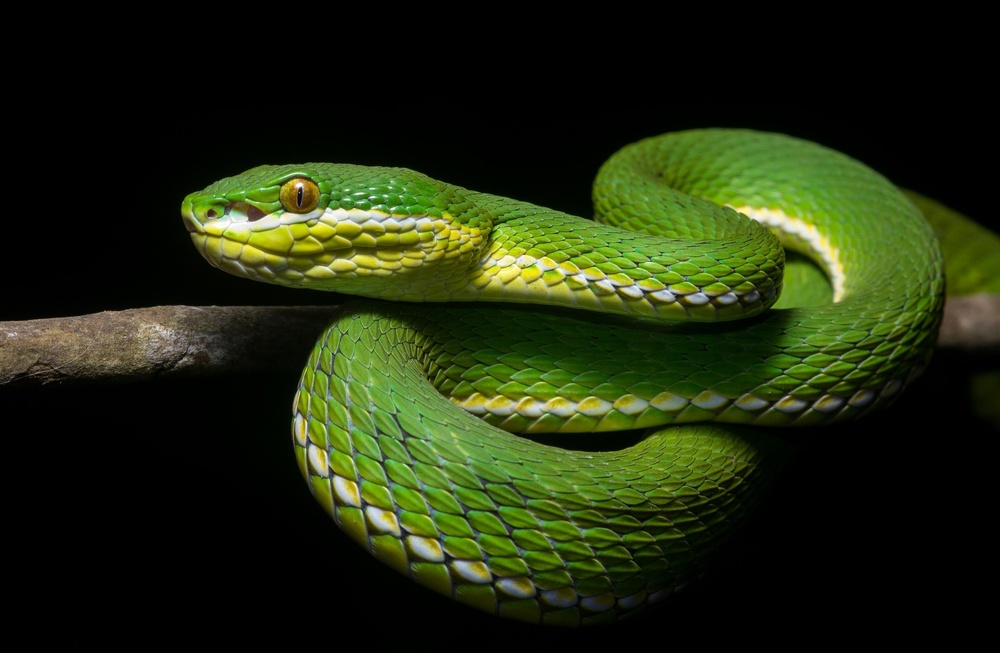
#> input picture ch2/0201/snake.jpg, 1000 x 653 px, shrunk from 2048 x 1338 before the run, given in place of snake.bmp, which was not available
$ jupyter execute remapping.ipynb
#> lines starting #> are read from the running program, lines starting #| are printed output that depends on the picture
[cell 1]
import sys
import cv2
import numpy as np

src = cv2.imread('snake.bmp')
#> src is the input picture: shape (653, 1000, 3); mean B, G, R 14.8, 42.6, 33.1

if src is None:
    print('Image load failed!')
    sys.exit()

h, w = src.shape[:2]
#> h = 653; w = 1000

map2, map1 = np.indices((h, w), dtype = np.float32)
## 행렬의 인덱스 값을 분리하여 하나씩 반환해준다, y, x에 대한 인덱스 반환

map2 = map2 + 10*np.sin(map1 / 32) ## 파도치는 이펙트 넣음

dst = cv2.remap(src, map1, map2, cv2.INTER_CUBIC,
                borderMode= cv2.BORDER_DEFAULT)
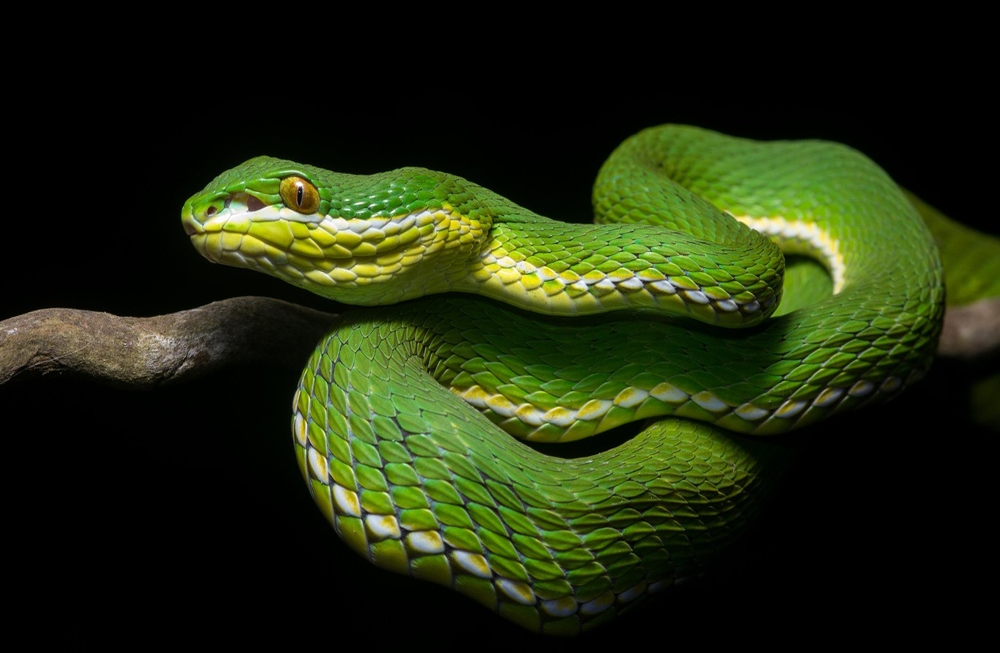
#> dst: shape (653, 1000, 3); mean B, G, R 14.8, 42.6, 33.1

cv2.imshow('src', src)
cv2.imshow('dst', dst)

cv2.waitKey()

cv2.destroyAllWindows()

[cell 2]
print(map2)
#> (printed output is left out)

$ run again, with ch2/0201/test.bmp saved as ch2/0201/snake.jpg
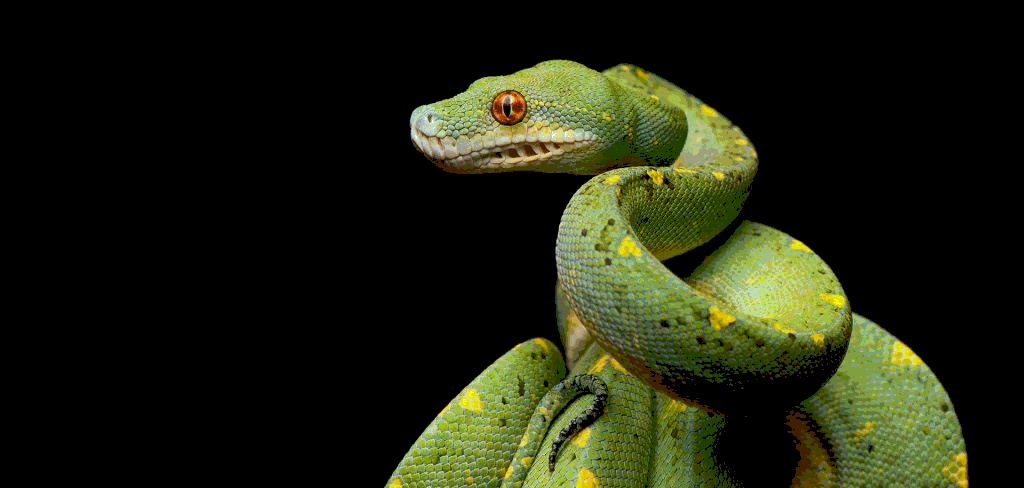
#> input picture ch2/0201/test.bmp, 1024 x 488 px, given in place of snake.bmp, which was not available
#> src is the input picture: shape (488, 1024, 3); mean B, G, R 15.5, 33.7, 30.3
#> `dst = cv2.remap(src, map1, map2, cv2.INTER_CUBIC, borderMode= cv2.BORD..`:
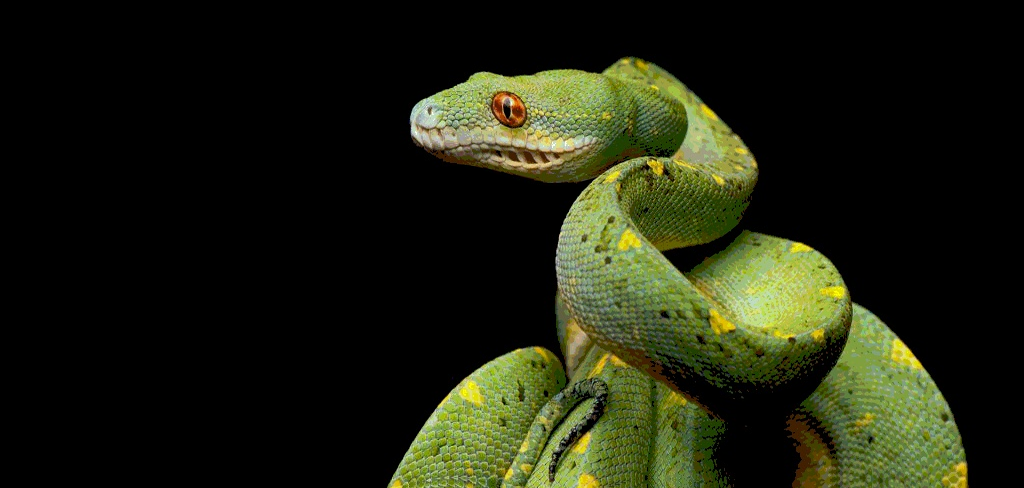
#> dst: shape (488, 1024, 3); mean B, G, R 15.5, 33.8, 30.3
#> (printed output is left out)
